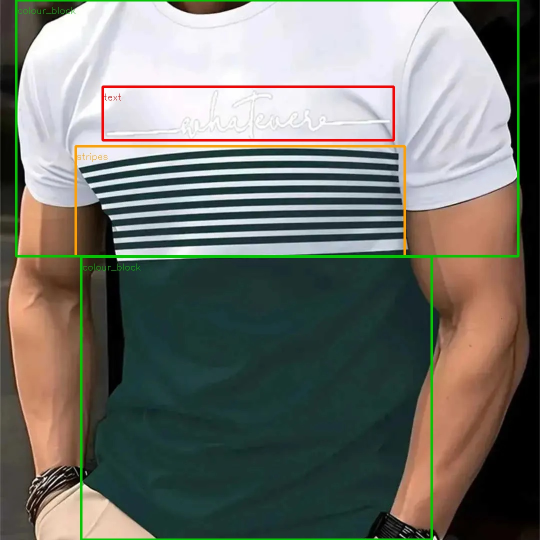
#> input picture product_ingestion/CV/images/p00_reference_design_regions_c_003.jpg, 1080 x 1080 px (shown at 1/2 size); its folder holds only this picture in this run
$ python -i cv_enhance.py   (imports and definitions only)   (older library calls are emulated)
#> lines starting #> are read from the running program, lines starting #| are printed output that depends on the picture; after the words box and inside, x2 and y2 are one past the last pixel; in counts of white or black regions, pixels touching at a corner belong together
"""Classical image enhancement, restoration, smoothing and edge detection for garment photos.

Written for the CV project (plan P03, syllabus Units I and II). Every function is a
plain function on numpy images and takes an optional garment mask, so the colour step (P04) and
the design step (P05) can call them directly.

Conventions
-----------
* Colour images are RGB uint8, shape (H, W, 3). Grey images are uint8 (H, W) unless noted.
* ``mask`` is a boolean (H, W) array, True on the garment. Statistics (histograms, channel means,
  percentiles) are computed inside the mask only. Filters that would leak the background into the
  garment first replace the background by the nearest garment pixel (``fill_outside``).
* Functions return a new array and never modify their inputs. No global state, no randomness.

Contents
--------
Enhancement  : hist_equalize, clahe, gamma_correct, grey_world, white_patch, retinex
Restoration  : denoise (median, gaussian, bilateral, nlm)
Shading      : remove_shading_divide (optionally per colour region), remove_shading_homomorphic
Smoothing    : smooth_gray (none, mean, median, gaussian, bilateral)
Edges        : detect_edges (sobel, prewitt, scharr, laplacian, log, dog, canny, canny_pyr_and,
               canny_pyr_or), auto_canny
Chains       : apply_chain, ENHANCERS, SMOOTHERS, EDGE_DETECTORS
Recommended  : design_edges, prepare_for_colour (best choices of the P03 study; see REPORT.md)

Edge thresholds. The project pipeline (step_04_0_design_extraction.py ``_auto_canny``) sets
Canny thresholds from the median grey level: low = 0.67 median, high = 1.33 median on an
unnormalised Sobel magnitude, which means "a step of at least 0.17 / 0.33 of the median grey level".
All gradient and zero-crossing detectors here use the same rule after normalising their response so
that an ideal step of height A gives a response A, so detectors can be compared at the same
sensitivity (``step_hi = 0.33 * median``, ``step_lo = 0.5 * step_hi``).
"""
from __future__ import annotations

import cv2
import numpy as np
from scipy import ndimage as ndi

# ============================================================================================
# helpers
# ============================================================================================


def _as_mask(mask, shape):
    if mask is None:
        return np.ones(shape[:2], bool)
    return np.asarray(mask).astype(bool)


# [22 lines left out: functions fill_outside, masked_gaussian, not called in this run]


def to_gray(rgb: np.ndarray) -> np.ndarray:
    """RGB uint8 -> grey uint8 (same weights as OpenCV)."""
    return cv2.cvtColor(rgb, cv2.COLOR_RGB2GRAY)


def _lab(rgb):
    return cv2.cvtColor(rgb, cv2.COLOR_RGB2LAB)


def _unlab(lab):
    return cv2.cvtColor(lab, cv2.COLOR_LAB2RGB)


# [114 lines left out: functions _apply_L, hist_equalize, clahe, gamma_correct, grey_world, white_patch and 2 more, not called in this run]


# ============================================================================================
# shading removal (folds, uneven light)
# ============================================================================================


def _luma(rgb):
    return (0.299 * rgb[..., 0] + 0.587 * rgb[..., 1] + 0.114 * rgb[..., 2]).astype(np.float32)


def _apply_gain(rgb, ratio, mask):
    out = np.clip(rgb.astype(np.float32) * ratio[..., None], 0, 255).astype(np.uint8)
    return out if mask is None else np.where(mask[..., None], out, rgb)


# [98 lines left out: functions colour_regions, remove_shading_divide, remove_shading_homomorphic, smooth_gray, not called in this run]


# ============================================================================================
# edge detectors (syllabus Unit II)
# ============================================================================================

# Gradient kernels; the divisor makes the response of an ideal step of height A equal A.
_KERNELS = {
    "sobel": (np.array([[-1, 0, 1], [-2, 0, 2], [-1, 0, 1]], np.float32), 4.0),
    "prewitt": (np.array([[-1, 0, 1], [-1, 0, 1], [-1, 0, 1]], np.float32), 3.0),
    "scharr": (np.array([[-3, 0, 3], [-10, 0, 10], [-3, 0, 3]], np.float32), 16.0),
}


def auto_canny(gray: np.ndarray, sigma: float = 0.33, ref_level: float | None = None) -> np.ndarray:
    """Canny with thresholds from the median grey level; identical rule to the pipeline's
    ``_auto_canny`` (median over grey > 0 unless ``ref_level`` is given). Returns 0/255 uint8."""
    if ref_level is None:
        ref_level = float(np.median(gray[gray > 0])) if np.any(gray > 0) else 128.0
    low = int(max(0, (1.0 - sigma) * ref_level))
    high = int(min(255, (1.0 + sigma) * ref_level))
    return cv2.Canny(gray, low, high)


# [38 lines left out: functions _nms, _hysteresis, _gradient_edges, not called in this run]


_ZC_GAIN: dict = {}


# [67 lines left out: functions _zero_cross_response, _second_derivative, _zc_gain, _zero_cross_edges, _canny_pyramid, not called in this run]


def detect_edges(gray: np.ndarray, method: str = "canny", mask: np.ndarray | None = None,
                 sigma: float = 0.33, log_sigma: float = 1.5, dog_sigmas=(1.0, 1.6)) -> np.ndarray:
    """Binary edge map (0/255 uint8) of a uint8 grey image (already smoothed by the caller).

    method: sobel, prewitt, scharr (gradient magnitude, NMS thinning, hysteresis);
            laplacian, log, dog (zero crossings of the second derivative, hysteresis);
            canny (pipeline's auto-Canny); canny_pyr_and, canny_pyr_or (Canny on a pyramid).
    Thresholds follow the shared step rule in the module docstring, with the reference grey level
    = median grey inside ``mask`` (or over grey > 0 when no mask is given). ``sigma`` is the Canny
    band width (0.33 as in the pipeline). The outline of ``mask`` is not suppressed here; erode
    the mask and AND it with the result if the garment border must be ignored.
    """
    m = _as_mask(mask, gray.shape)
    ref = float(np.median(gray[m])) if m.any() else 128.0
    ref = max(ref, 1.0)
    hi = sigma * ref
    lo = 0.5 * hi
    if method in _KERNELS:
        return _gradient_edges(gray, method, lo, hi)
    if method == "laplacian":
        return _zero_cross_edges(gray, "laplacian", lo, hi)
    if method == "log":
        return _zero_cross_edges(gray, "log", lo, hi, sigma=log_sigma)
    if method == "dog":
        return _zero_cross_edges(gray, "dog", lo, hi, sigma=dog_sigmas[0], sigma2=dog_sigmas[1])
    if method == "canny":
        return auto_canny(gray, sigma=sigma, ref_level=ref)
    if method == "canny_pyr_and":
        return _canny_pyramid(gray, ref, "and")
    if method == "canny_pyr_or":
        return _canny_pyramid(gray, ref, "or")
    raise ValueError(method)


EDGE_DETECTORS = ["sobel", "prewitt", "scharr", "laplacian", "log", "dog", "canny",
                  "canny_pyr_and", "canny_pyr_or"]
SMOOTHERS = [("none", 0)] + [(kind, k) for kind in ("mean", "median", "gaussian", "bilateral")
                             for k in (3, 5, 9)]

# ============================================================================================
# chains
# ============================================================================================

ENHANCERS = {
    "none": lambda im, m=None: im.copy(),
    "hist_eq_L": lambda im, m=None: hist_equalize(im, m, "L"),
    "hist_eq_rgb": lambda im, m=None: hist_equalize(im, m, "rgb"),
    "clahe_L_2": lambda im, m=None: clahe(im, m, 2.0, 8),
    "clahe_L_4": lambda im, m=None: clahe(im, m, 4.0, 8),
    "gamma_0.7": lambda im, m=None: gamma_correct(im, 0.7, m),
    "gamma_1.5": lambda im, m=None: gamma_correct(im, 1.5, m),
    "gamma_auto": lambda im, m=None: gamma_correct(im, "auto", m),
    "grey_world": grey_world,
    "white_patch": white_patch,
    "retinex_ssr": lambda im, m=None: retinex(im, m, sigmas=(0.08,)),
    "retinex_msr": lambda im, m=None: retinex(im, m),
    "denoise_median5": lambda im, m=None: denoise(im, "median", 5, m),
    "denoise_gauss5": lambda im, m=None: denoise(im, "gaussian", 5, m),
    "denoise_bilateral9": lambda im, m=None: denoise(im, "bilateral", 9, m),
    "denoise_nlm": lambda im, m=None: denoise(im, "nlm", 5, m, strength=6.0),
    "shading_divide": remove_shading_divide,
    "shading_divide_regions": lambda im, m=None: remove_shading_divide(im, m, regions=3),
    "shading_homomorphic": remove_shading_homomorphic,
}


# [7 lines left out: function apply_chain, not called in this run]


# ============================================================================================
# recommended entry point (updated after the P03 study; see REPORT.md)
# ============================================================================================

# Best fold-safe combination of the P03 study (bilateral 9 + Laplacian zero crossings): design-edge F1 0.734,
# fold false-edge rate 0.646 % (0.059 % on the plain c_002), against 0.630 / 1.024 % / 0.090 % for the
# pipeline's Gaussian 5 + auto-Canny. For contiguous contours use ("bilateral", 9) + "canny" or "canny_pyr_and".
RECOMMENDED = {"smooth": ("bilateral", 9), "detector": "laplacian"}
# Colour reading: only edge-preserving denoising and per-region shading removal kept colour fidelity
# (clean DeltaE2000 0.47, flatness ratio 0.89, print contrast kept 1.00).
RECOMMENDED_COLOUR_CHAIN = ["denoise_bilateral9", "shading_divide_regions"]


# [26 lines left out: functions prepare_for_colour, design_edges, not called in this run]

>>> import cv2
>>> picture = cv2.imread('CV/images/p00_reference_design_regions_c_003.jpg', cv2.IMREAD_GRAYSCALE)
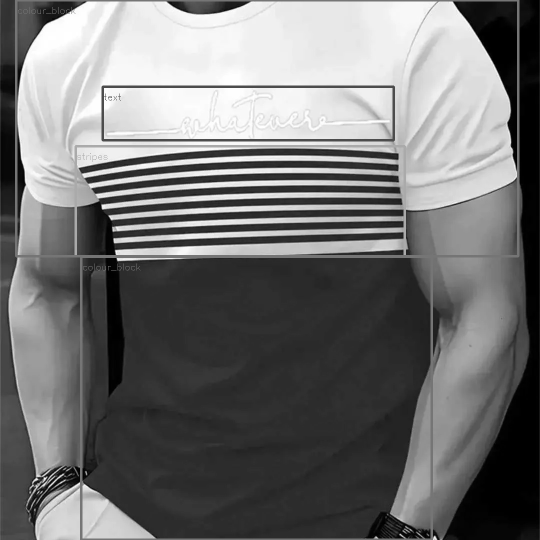
#> picture: shape (1080, 1080) (shown at 1/2 size); min 0, max 255, mean 114.6
>>> result = detect_edges(picture)
#> in detect_edges, `ref = float(np.median(gray[m])) if m.any() else 128.0`: ref = 78
#> in detect_edges, `hi = sigma * ref`: hi = 25.74
#> in detect_edges, `lo = 0.5 * hi`: lo = 12.87
#> in auto_canny, `low = int(max(0, (1.0 - sigma) * ref_level))`: low = 52
#> in auto_canny, `high = int(min(255, (1.0 + sigma) * ref_level))`: high = 103
#> in auto_canny, `return cv2.Canny(gray, low, high)`:
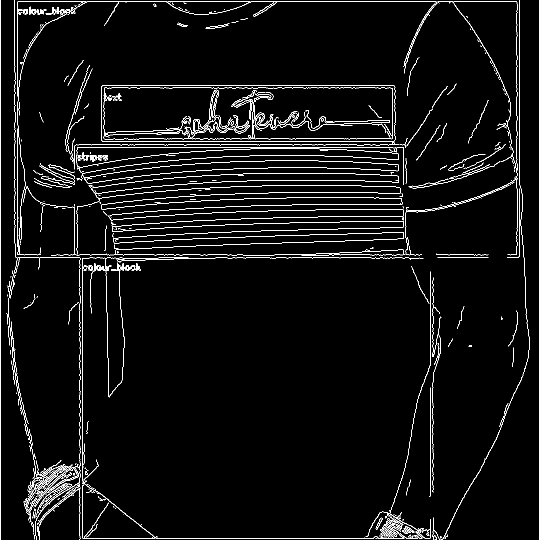
#> returned value: shape (1080, 1080) (shown at 1/2 size); 3.8% white in thin lines or dots

$ run again, on product_ingestion/CV/images/p00_sam2_candidates_c_004.jpg
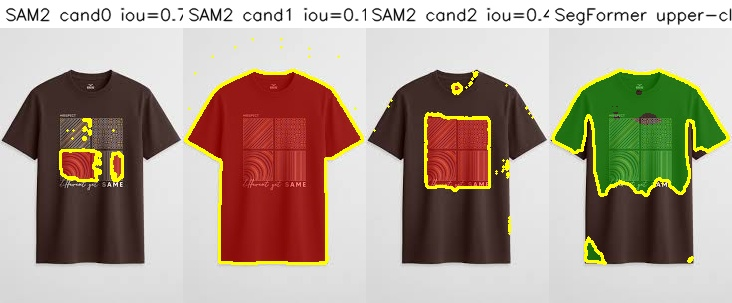
#> input picture product_ingestion/CV/images/p00_sam2_candidates_c_004.jpg, 732 x 303 px
#> `picture = cv2.imread('CV/images/p00_reference_design_regions_c_003.jpg..`:
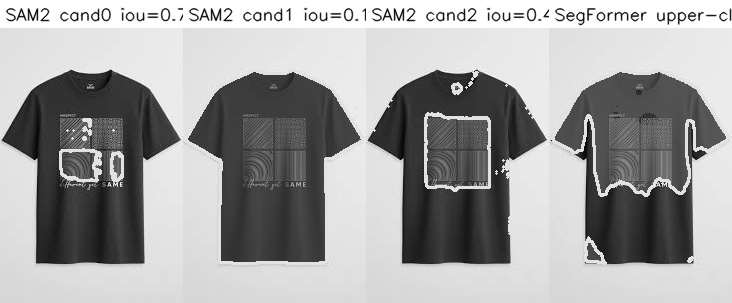
#> picture: shape (303, 732); min 0, max 255, mean 161.7
#> ref = 220
#> hi = 72.6
#> lo = 36.3
#> low = 147
#> high = 255
#> in auto_canny, `return cv2.Canny(gray, low, high)`:
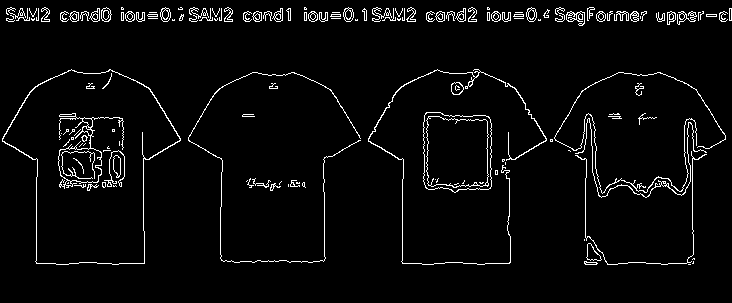
#> returned value: shape (303, 732); 3.9% white in thin lines or dots, all inside (x1, y1, x2, y2) = (2, 7, 732, 265)
